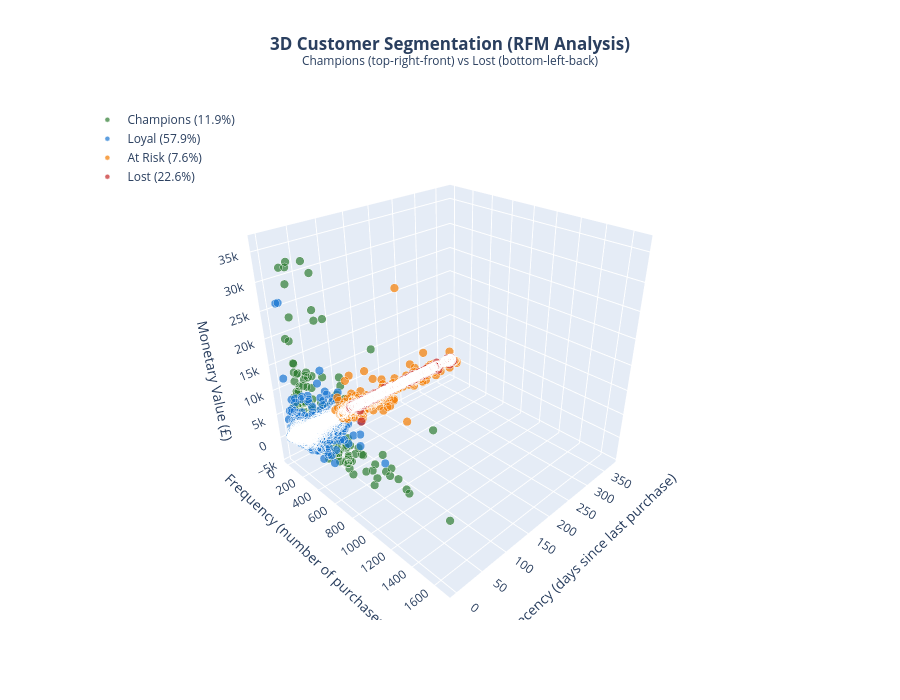

Here is the notebook cell this chart was saved with:
### Code cell
# 3D Scatter Plot: Recency vs Frequency vs Monetary Value
# Color by customer segment

# Filter for visualization (remove extreme outliers)
df_viz = df_user.query("Revenue < 50000 and Frequency < 2000").copy()

# Define colors and order for segments
segment_colors = {
    'Champions': '#2E7D32',  # Dark green
    'Loyal': '#1976D2',      # Blue
    'At Risk': '#F57C00',    # Orange
    'Lost': '#C62828'        # Red
}

segment_order = ['Champions', 'Loyal', 'At Risk', 'Lost']

# Calculate percentages for legend
segment_pcts = df_user['CustomerSegment'].value_counts(normalize=True) * 100

# Create 3D scatter plot
fig = go.Figure()

for segment in segment_order:
    df_seg = df_viz[df_viz['CustomerSegment'] == segment]
    pct = segment_pcts.get(segment, 0)
    
    fig.add_trace(go.Scatter3d(
        x=df_seg['Recency'],
        y=df_seg['Frequency'],
        z=df_seg['Revenue'],
        mode='markers',
        name=f'{segment} ({pct:.1f}%)',
        marker=dict(
            size=5,
            color=segment_colors[segment],
            opacity=0.7,
            line=dict(width=0.5, color='white')
        ),
        text=df_seg.apply(lambda r: f"R:{r['Recency']} F:{r['Frequency']:.0f} M:£{r['Revenue']:.0f}", axis=1),
        hoverinfo='text+name'
    ))

fig.update_layout(
    title=dict(
        text='<b>3D Customer Segmentation (RFM Analysis)</b><br><sup>Champions (top-right-front) vs Lost (bottom-left-back)</sup>',
        x=0.5
    ),
    scene=dict(
        xaxis_title='Recency (days since last purchase)',
        yaxis_title='Frequency (number of purchases)',
        zaxis_title='Monetary Value (£)',
        xaxis=dict(autorange='reversed'),  # Lower recency = better, so reverse
        camera=dict(eye=dict(x=1.5, y=1.5, z=1.2))
    ),
    legend=dict(
        yanchor="top",
        y=0.99,
        xanchor="left",
        x=0.01,
        bgcolor='rgba(255,255,255,0.8)'
    ),
    width=900,
    height=700
)

fig.show()

print("\n📊 3D Plot Interpretation:")
print("• Champions (Green): Low Recency, High Frequency, High Revenue - your best customers!")
print("• Loyal (Blue): Regular engagement across RFM dimensions")
print("• At Risk (Orange): Were valuable but recency is increasing - need re-engagement")
print("• Lost (Red): High Recency, Low Frequency, Low Revenue - win-back or deprioritize")

### Figure 1 — Plotly figure (JSON) as saved in the notebook; plotly's stock layout.template omitted (floating-point values rounded to 4 significant figures; data arrays with more than 128 entries replaced by an {"elided": "..."} marker saying what was removed)
{"data": [{"hoverinfo": "text+name", "marker": {"color": "#2E7D32", "line": {"color": "white", "width": 0.5}, "opacity": 0.7, "size": 5}, "mode": "markers", "name": "Champions (11.9%)", "text": {"elided": "453 str values"}, "type": "scatter3d", "x": {"elided": "453 int values"}, "y": {"elided": "453 int values"}, "z": {"elided": "453 float values"}}, {"hoverinfo": "text+name", "marker": {"color": "#1976D2", "line": {"color": "white", "width": 0.5}, "opacity": 0.7, "size": 5}, "mode": "markers", "name": "Loyal (57.9%)", "text": {"elided": "2287 str values"}, "type": "scatter3d", "x": {"elided": "2287 int values"}, "y": {"elided": "2287 int values"}, "z": {"elided": "2287 float values"}}, {"hoverinfo": "text+name", "marker": {"color": "#F57C00", "line": {"color": "white", "width": 0.5}, "opacity": 0.7, "size": 5}, "mode": "markers", "name": "At Risk (7.6%)", "text": {"elided": "302 str values"}, "type": "scatter3d", "x": {"elided": "302 int values"}, "y": {"elided": "302 int values"}, "z": {"elided": "302 float values"}}, {"hoverinfo": "text+name", "marker": {"color": "#C62828", "line": {"color": "white", "width": 0.5}, "opacity": 0.7, "size": 5}, "mode": "markers", "name": "Lost (22.6%)", "text": {"elided": "891 str values"}, "type": "scatter3d", "x": {"elided": "891 int values"}, "y": {"elided": "891 int values"}, "z": {"elided": "891 float values"}}], "layout": {"height": 700, "legend": {"bgcolor": "rgba(255,255,255,0.8)", "x": 0.01, "xanchor": "left", "y": 0.99, "yanchor": "top"}, "scene": {"camera": {"eye": {"x": 1.5, "y": 1.5, "z": 1.2}}, "xaxis": {"autorange": "reversed", "title": {"text": "Recency (days since last purchase)"}}, "yaxis": {"title": {"text": "Frequency (number of purchases)"}}, "zaxis": {"title": {"text": "Monetary Value (£)"}}}, "title": {"text": "<b>3D Customer Segmentation (RFM Analysis)</b><br><sup>Champions (top-right-front) vs Lost (bottom-left-back)</sup>", "x": 0.5}, "width": 900}}
